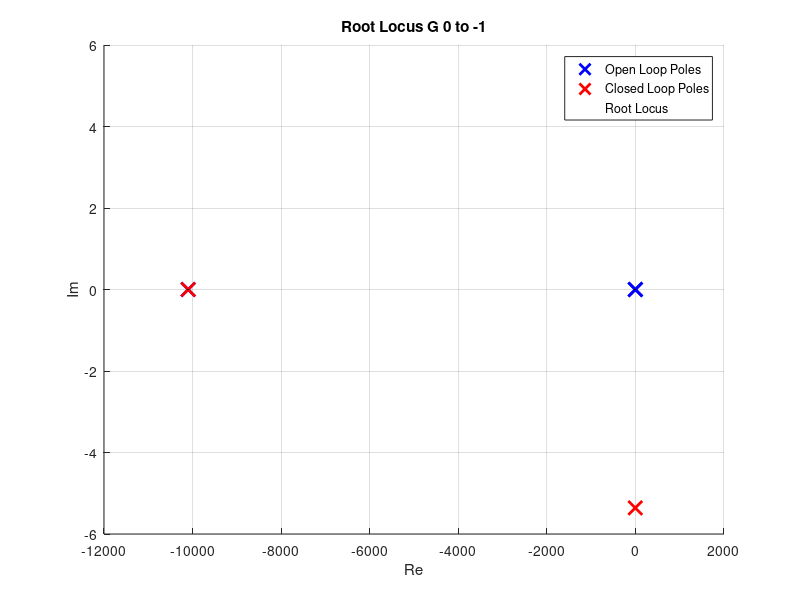

This figure's MATLAB source: (Note: this script raises an error after producing the figure.)
coeff3=0.000028291; % [Vs^3]
coeff2=0.285890679; % [Vs^2]
coeff1=1.332; % [Vs/rad]
num = [-1];
den = [coeff3, coeff2, coeff1, 0];
format longG;
poles = roots(den);
disp(poles);

figure;
hold on;
plot(real(poles), imag(poles), 'bx', 'MarkerSize', 10, 'LineWidth', 2);
title('Root Locus G 0 to -1');
xlabel('Re');
ylabel('Im');
grid on;

Gp = -10;
Gd = -0.1;
numCL = [-Gd -Gp];
denCL = [coeff3, coeff2, coeff1 - Gd, -Gp];
polesCL = roots(denCL);
disp(polesCL);

plot(real(polesCL), imag(polesCL), 'rx', 'MarkerSize', 10, 'LineWidth', 2);


gScalar = linspace(0, -1, 100);
for i = 1:length(gScalar)
    g = gScalar(i);
    denCL = [coeff3, coeff2, coeff1 - Gd*g, -Gp*g];
    polesCL = roots(denCL);
    plot(real(polesCL), imag(polesCL), 'k.', 'MarkerSize', 1);
    disp(polesCL);
end

legend('Open Loop Poles', 'Closed Loop Poles', 'Root Locus');
hold off;

% plot(out.inData.time, out.inData.Data, 'b-', ...
%      out.outData.time, out.outData.Data, 'r-');
% 
% xlabel('Time (s)');
% ylabel('Voltage (V)');
% legend('Input Vp', 'Sensor Voltage Vs');
% title('Open Loop Input vs. Output Voltage');
% grid on;

plot(out.closedIn.time, out.closedIn.Data, 'b-', ...
     out.closedOut.time, out.closedOut.Data, 'r-');

xlabel('Time (s)');
ylabel('Angle (rads)');
legend('Reference Theta R', 'Output Theta L');
title('Closed Loop Reference Angle vs. Load Shaft Angle');
grid on;